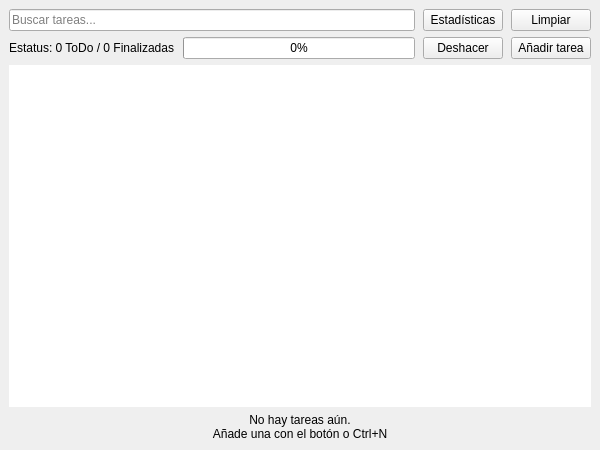
<?xml version="1.0" encoding="UTF-8"?>
<ui version="4.0">
 <class>MainWindow</class>
 <widget class="QMainWindow" name="MainWindow">
  <property name="geometry">
   <rect>
    <x>0</x>
    <y>0</y>
    <width>600</width>
    <height>450</height>
   </rect>
  </property>
  <property name="windowTitle">
   <string>ToDo</string>
  </property>
  <widget class="QWidget" name="centralwidget">
   <layout class="QVBoxLayout" name="verticalLayout">
    <item>
     <layout class="QHBoxLayout" name="topBar">
      <property name="spacing">
       <number>8</number>
      </property>
      <item>
       <widget class="QLineEdit" name="searchEdit">
        <property name="placeholderText">
         <string>Buscar tareas...</string>
        </property>
        <property name="clearButtonEnabled">
         <bool>true</bool>
        </property>
       </widget>
      </item>
      <item>
       <widget class="QPushButton" name="statsButton">
        <property name="text">
         <string>Estadísticas</string>
        </property>
        <property name="toolTip">
         <string>Ver estadísticas de productividad</string>
        </property>
       </widget>
      </item>
      <item>
       <widget class="QPushButton" name="clearCompletedButton">
        <property name="text">
         <string>Limpiar</string>
        </property>
        <property name="toolTip">
         <string>Eliminar todas las tareas finalizadas (Ctrl+Supr)</string>
        </property>
       </widget>
      </item>
     </layout>
    </item>
    <item>
     <layout class="QHBoxLayout" name="bottomBar">
      <property name="spacing">
       <number>8</number>
      </property>
      <item>
       <widget class="QLabel" name="statusLabel">
        <property name="text">
         <string>Estatus: 0 ToDo / 0 Finalizadas</string>
        </property>
       </widget>
      </item>
      <item>
       <widget class="QProgressBar" name="progressBar">
        <property name="minimum">
         <number>0</number>
        </property>
        <property name="maximum">
         <number>100</number>
        </property>
        <property name="value">
         <number>0</number>
        </property>
        <property name="textVisible">
         <bool>true</bool>
        </property>
        <property name="fixedWidth">
         <number>120</number>
        </property>
        <property name="fixedHeight">
         <number>16</number>
        </property>
       </widget>
      </item>
      <item>
       <widget class="QPushButton" name="undoButton">
        <property name="text">
         <string>Deshacer</string>
        </property>
        <property name="visible">
         <bool>false</bool>
        </property>
       </widget>
      </item>
      <item>
       <widget class="QPushButton" name="addTaskButton">
        <property name="text">
         <string>Añadir tarea</string>
        </property>
        <property name="toolTip">
         <string>Añadir nueva tarea (Ctrl+N)</string>
        </property>
       </widget>
      </item>
     </layout>
    </item>
    <item>
     <widget class="QListWidget" name="taskList">
      <property name="dragDropMode">
       <enum>QAbstractItemView::InternalMove</enum>
      </property>
      <property name="defaultDropAction">
       <enum>Qt::MoveAction</enum>
      </property>
      <property name="selectionMode">
       <enum>QAbstractItemView::NoSelection</enum>
      </property>
      <property name="frameShape">
       <enum>QFrame::NoFrame</enum>
      </property>
     </widget>
    </item>
    <item>
     <widget class="QLabel" name="emptyLabel">
      <property name="text">
       <string>No hay tareas aún.
Añade una con el botón o Ctrl+N</string>
      </property>
      <property name="alignment">
       <set>Qt::AlignCenter</set>
      </property>
      <property name="margin">
       <number>20</number>
      </property>
     </widget>
    </item>
   </layout>
  </widget>
 </widget>
 <resources/>
 <connections/>
</ui>
